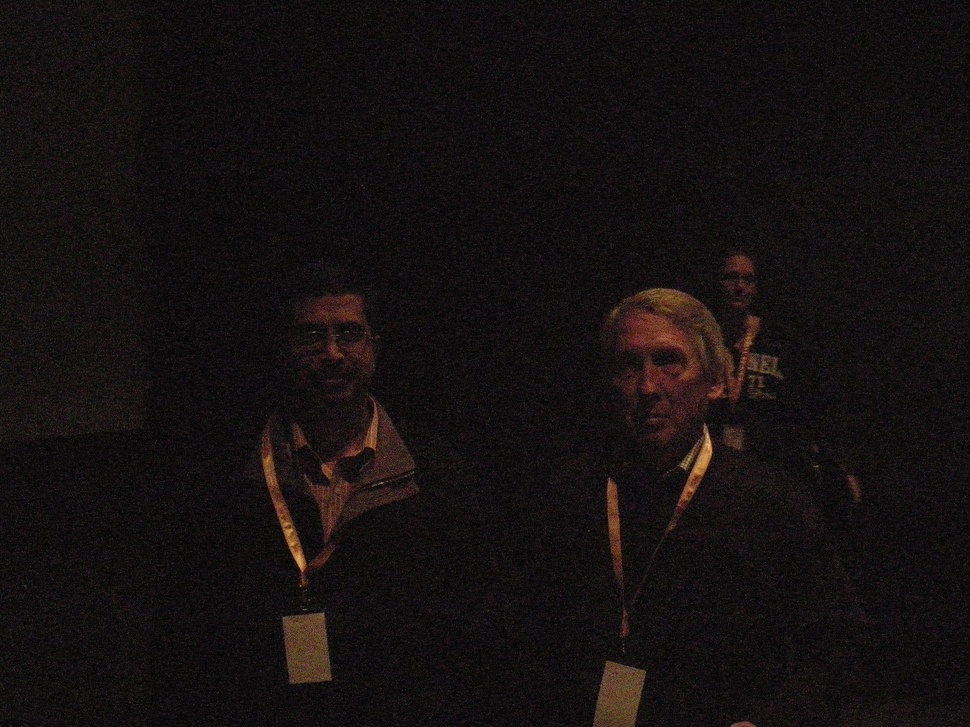
#> input picture Image_enhancement_Cpp/input.JPG, 970 x 727 px, shrunk from 3072 x 2304 before the run
$ python new_gamma.py --image ../Image_enhancement_Cpp/input.JPG
#> lines starting #> are read from the running program, lines starting #| are printed output that depends on the picture
# import the necessary packages
from __future__ import print_function
import numpy as np
import argparse
import cv2

def adjust_gamma(image, gamma=1.0):
	# build a lookup table mapping the pixel values [0, 255] to
	# their adjusted gamma values
	invGamma = 1.0 / gamma
	table = np.array([((i / 255.0) ** invGamma) * 255
		for i in np.arange(0, 256)]).astype("uint8")

	# apply gamma correction using the lookup table
	return cv2.LUT(image, table)

# construct the argument parse and parse the arguments
ap = argparse.ArgumentParser()
ap.add_argument("-i", "--image", required=True,
	help="path to input image")
args = vars(ap.parse_args())

# load the original image
original = cv2.imread(args["image"])
#> original is the input picture: shape (727, 970, 3); mean B, G, R 16.8, 16.7, 21

# loop over various values of gamma
for gamma in np.arange(0.0, 3.5, 0.5):
	# ignore when gamma is 1 (there will be no change to the image)
	if gamma == 1:
		continue

	# apply gamma correction and show the images
	gamma = gamma if gamma > 0 else 1.5
	adjusted = adjust_gamma(original, gamma=gamma)
	cv2.putText(adjusted, "gamma_correction={}".format(gamma), (10, 30),
		cv2.FONT_HERSHEY_SIMPLEX, 0.8, (0, 0, 255), 3)
	cv2.imshow("Images", np.hstack([original, adjusted]))
	cv2.waitKey(0)
#> this loop made 7 passes
#> pass 1, `adjusted = adjust_gamma(original, gamma=gamma)`:
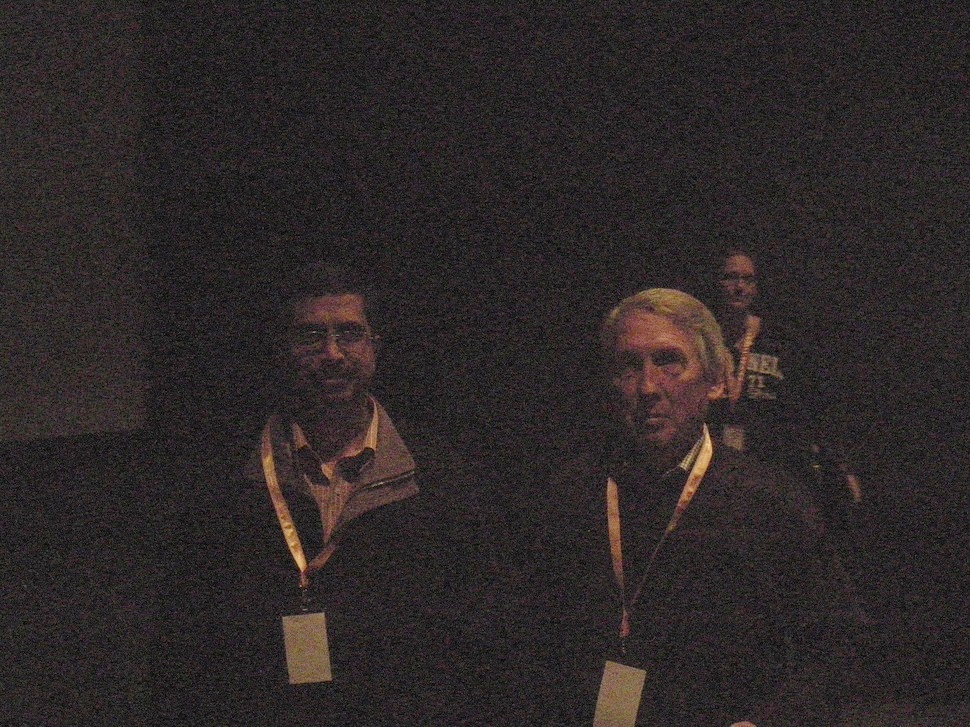
#> adjusted: shape (727, 970, 3); mean B, G, R 40, 39.4, 45.8
#> pass 1, `cv2.imshow("Images", np.hstack([original, adjusted]))`:
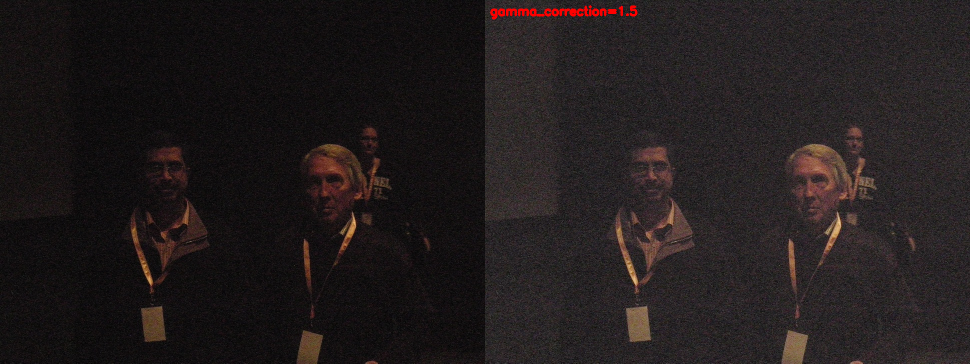
#> window 'Images': shape (727, 1940, 3) (shown at 1/2 size); mean B, G, R 28.3, 28, 33.8
#> pass 2, `adjusted = adjust_gamma(original, gamma=gamma)`:
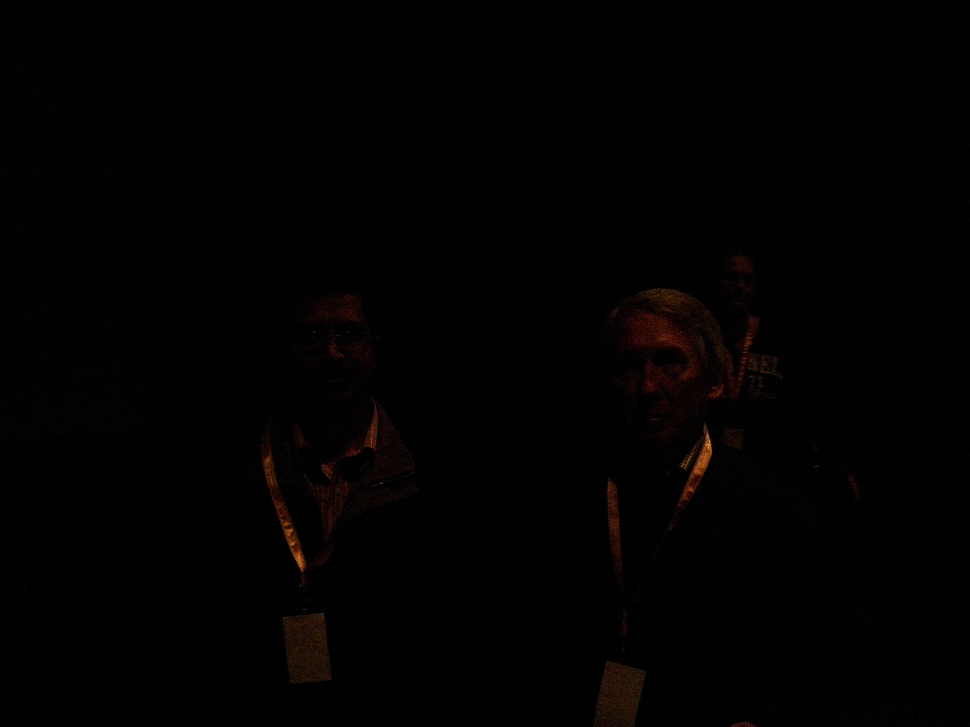
#> adjusted: shape (727, 970, 3); mean B, G, R 1, 1.1, 2.3
#> pass 2, `cv2.imshow("Images", np.hstack([original, adjusted]))`:
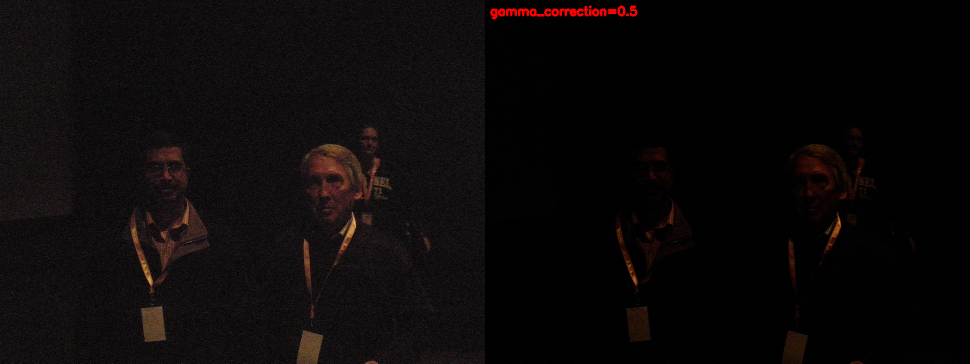
#> window 'Images': shape (727, 1940, 3) (shown at 1/2 size); mean B, G, R 8.9, 8.9, 12.2
#> after the loop:
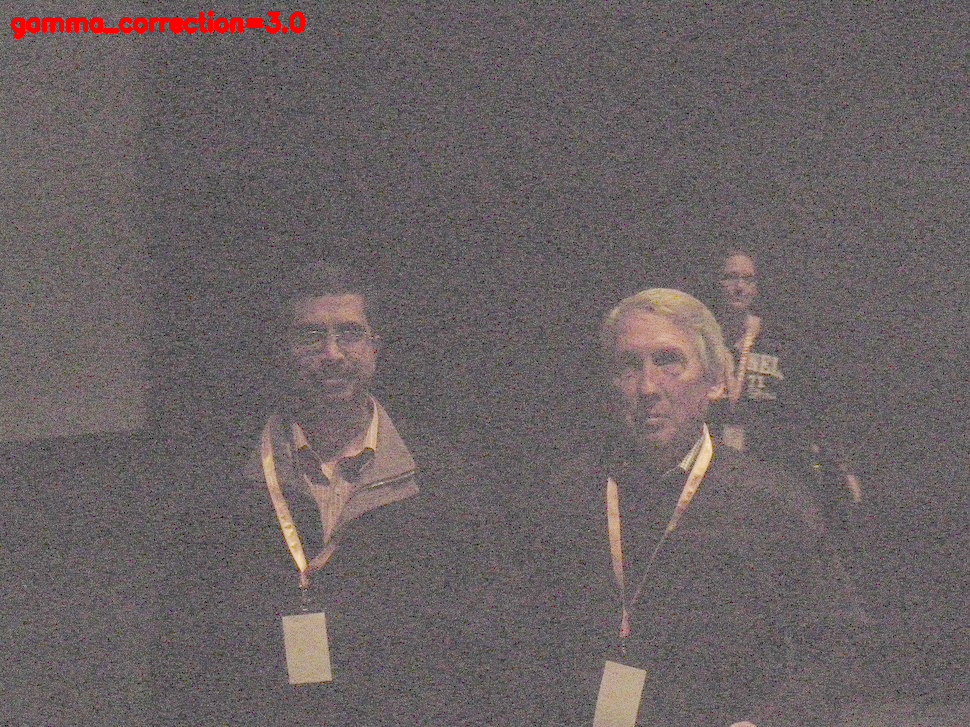
#> adjusted: shape (727, 970, 3); mean B, G, R 99, 98, 106.7
